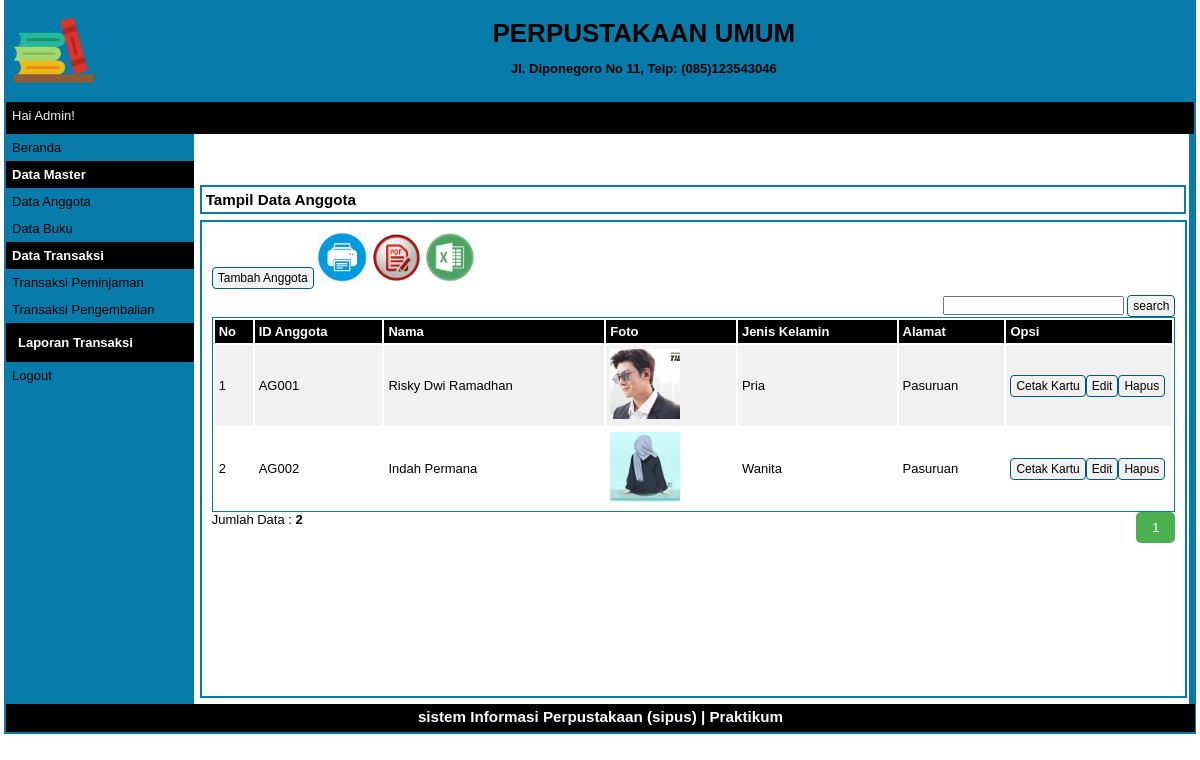
Screenshot of /index.php?p=anggota (signed in) with the database file from the repository.
### tables this page shows
CREATE TABLE `tbanggota` (
  `idanggota` varchar(5) NOT NULL,
  `nama` varchar(30) NOT NULL,
  `jeniskelamin` varchar(10) NOT NULL,
  `alamat` varchar(40) NOT NULL,
  `status` varchar(20) NOT NULL,
  `foto` varchar(255) NOT NULL
);

### pages/anggota.php (the view, shortened to what this page needs)
<div id="label-page"><h3>Tampil Data Anggota</h3></div>
<div id="content">
    <p id="tombol-tambah-container">
        <a href="index.php?p=anggota-input" class="tombol">Tambah Anggota</a>
        <a target="_blank" href="pages/cetak.php"><img src="print.png" height="50px" height="50px"></a>
        <a target="_blank" href="ekspor_pdf.php"><img src="pdf.png" height="50px" height="50px"></a>
        <a target="_blank" href="ekspor_excel.php"><img src="excel.png" height="50px" height="50px"></a>
        <div class="form-inline">
            <div align="right">
                <form method=post>
                    <input type="text" name="pencarian">
                    <input type="submit" name="search" value="search" class="tombol">
                </form>
            </div>
        </div>
    </p>
    <table id="tabel-tampil">
        <thead>
            <tr>
                <th id="label-tampil-no">No</td>
                <th>ID Anggota</th>
                <th>Nama</th>
                <th>Foto</th>
                <th>Jenis Kelamin</th>
                <th>Alamat</th>
                <th id="label-opsi">Opsi</th>
            </tr>
        </thead>
        <tbody>
            <?php
                $batas = 5;
                extract($_GET);
                if(empty($hal)) {
                    $posisi = 0;
                    $hal = 1;
                    $nomor = 1;
                }else {
                    $posisi = ($hal - 1) * $batas;
                    $nomor = $posisi+1;
                }
                if($_SERVER['REQUEST_METHOD'] == "POST") {
                    $pencarian = trim(mysqli_real_escape_string($db, $_POST['pencarian']));
                    if($pencarian != "") {
                        $sql = "SELECT * FROM tbanggota WHERE nama LIKE '%$pencarian%'
                                OR idanggota LIKE '%$pencarian%'
                                OR jeniskelamin LIKE '%$pencarian%'
                                OR alamat LIKE '%$pencarian%'";
                        $query = $sql;
                        $queryJml = $sql;
                    } else {
                        $query = "SELECT * FROM tbanggota LIMIT $posisi, $batas";
                        $queryJml = "SELECT * FROM tbanggota";
                        $no = $posisi * 1;
                    }
                }
                else {
                    $query = "SELECT * FROM tbanggota LIMIT $posisi, $batas";
                    $queryJml = "SELECT * FROM tbanggota";
                }
                $q_tampil_anggota = mysqli_query($db, $query);
                if(mysqli_num_rows($q_tampil_anggota) > 0) {
                    while($r_tampil_anggota=mysqli_fetch_array($q_tampil_anggota)) {
                        if(empty($r_tampil_anggota['foto']) or ($r_tampil_anggota['foto'] == '-')) {
                            $foto = "admin-no-photo.jpg";
                        } else {
                            $foto = $r_tampil_anggota['foto'];
                        }
            ?>
            <tr>
                <td><?php echo $nomor; ?></td>
                <td><?php echo $r_tampil_anggota['idanggota']; ?></td>
                <td><?php echo $r_tampil_anggota['nama']; ?></td>
                <td><img src="images/<?php echo $foto; ?>" width=70px height=70px></td>
                <td><?php echo $r_tampil_anggota['jeniskelamin']; ?></td>
                <td><?php echo $r_tampil_anggota['alamat']; ?></td>
                <td>
                    <div class="tombol-opsi-container"><a target="_blank" href="pages/cetak_kartu.php?id=<?php echo $r_tampil_anggota['idanggota'];?>" class="tombol">Cetak Kartu</a></div>
                    <div class="tombol-opsi-container"><a href="index.php?p=anggota-edit&id=<?php echo $r_tampil_anggota['idanggota'];?>" class="tombol">Edit</a></div>
                    <div class="tombol-opsi-container"><a href="proses/anggota-hapus.php?id=<?php echo $r_tampil_anggota['idanggota'];?>" onclick = "return confirm ('Apakah Anda Yakin Akan Menghapus Data Ini?')" class="tombol">Hapus</a></div>
                </td>
            </tr>
            <?php
                        $nomor++;
                    }
                }
                else {
                    echo "<tr><td colspan=6>Data Tidak Ditemukan</td></tr>";
                }
            ?>
        </tbody>
    </table>
    <?php
    if(isset($_POST['pencarian'])) {
        if($_POST['pencarian']!='') {
            echo "<div style=\"float:left;\">";
            $jml = mysqli_num_rows(mysqli_query($db, $queryJml));
            echo "Data Hasil Pencarian: <b>$jml</b>";
            echo "</div>";
        }
    } else {
    ?>
        <div style="float: left;">
        <?php
            $jml = mysqli_num_rows(mysqli_query($db, $queryJml));
            echo "Jumlah Data : <b>$jml</b>";
        ?>
        </div>
        <div class="pagination" style="float: right;">
            <?php
                $jml_hal = ceil($jml / $batas);
                for($i = 1; $i <= $jml_hal; $i++) {
                    if($i != $hal) {
                        echo "<a href=\"?p=anggota&hal=$i\">$i</a>";
                    } else {
                        echo "<a class=\"active\">$i</a>";
                    }
                }
            ?>
        </div>
    <?php
    }
    ?>
</div>

### index.php (shortened to what this page needs)
<?php
if(isset($_SESSION['sesi']) && !empty($_SESSION['sesi'])) {
?>
<!doctype html>
<html>
    <head>
        <link rel="stylesheet" type="text/css" href="style.css">
    </head>
    <body>
        <div id="container">
            <div id="header">
                <div id="logo-perpustakaan-container">
                    <image id="logo-perpustakaan" src="images/logo-perpustakaan3.png" border=0 style="border:0; text-decoration:none; outline:none">
                </div>
                <div id="nama-alamat-perpustakaan-container">
                    <div class="nama-alamat-perpustakaan">
                        <h1> PERPUSTAKAAN UMUM </h1>
                    </div>
                    <div class="nama-alamat-perpustakaan">
                        <h4>Jl. Diponegoro No 11, Telp: (085)123543046</h4>
                    </div>
                </div>
            </div>
            <div id="header2">
                <div id="nama-user">Hai <?php echo$_SESSION['sesi']; ?>!</div>
            </div>
            <div id="sidebar">
                <a href="index.php?p=beranda">Beranda</a>
                <p class="label-navigasi">Data Master</p>
                <ul>
                    <li><a href="index.php?p=anggota">Data Anggota</a></li>
                    <li><a href="index.php?p=buku">Data Buku</a></li>
                </ul>
                <p class="label-navigasi">Data Transaksi</p>
                <ul>
                    <li><a href="index.php?p=transaksi-peminjaman">Transaksi Peminjaman</a></li>
                    <li><a href="index.php?p=transaksi-pengembalian">Transaksi Pengembalian</a></li>
                </ul>
                <p class="label-navigasi" style="color: white;"><a href="pages/cetak_laporan.php" style="color: white;">Laporan Transaksi</a></p>
                <a href="logout.php">Logout</a>
            </div>
            <div id="content-container">
                <div class="container">
                    <div class="row"><br/><br/><br/>
            </div>
        </div>
        <?php
            $pages_dir = 'pages';
            if(!empty($_GET['p'])) {
                $pages = scandir($pages_dir,0);
                unset($pages[0],$pages[1]);
                $p = $_GET['p'];
                if(in_array($p.'.php',$pages)) {
                    include($pages_dir.'/'.$p.'.php');
                }else {
                    echo'Halaman Tidak Ditemukan';
                }
            }else {
                include($pages_dir.'/beranda.php');
            }
        ?>
        </div>
        <div id="footer"><h3>sistem Informasi Perpustakaan (sipus) | Praktikum </h3></div>
        </div>
    </body>
</html>
<?php
} else {
    echo "<script>alert('Anda Harus Login Dahulu!');</script>";
    header('location:login.php');
}
?>

### style.css (style rules this page uses)
* { margin:0px; padding:0px }
body { font-family:sans-serif; font-size:13px; color:rgb(0, 0, 0); }
.pagination { display: inline-block; }
.pagination a { color: black; float: left; padding: 8px 16px; text-decoration: none; }
.pagination a.active { background-color: #4CAF50; color: white; border-radius: 5px; }
#container { width:99%; margin:0px auto; border:2px solid #077caa; background-color:#077caa; }
#header { width:100%; height:100px; background-color:#077caa; }
#logo-perpustakaan-container { float:left; width:6%; height:80%; padding:8px; }
#logo-perpustakaan { width:80px; height:80px; border:2px solid #FFFFFF; }
#nama-alamat-perpustakaan-container { float:left; width:90%; padding:10px; }
.nama-alamat-perpustakaan { float:left; width:100%; padding:6px; text-align:center; }
#header2 { width:100%; height:32px; background-color:#000000; color:#FFFFFF; }
#nama-user { float:left; color:#EEEEEE; padding:6px; }
#sidebar { float:left; width:15.8%; }
#sidebar ul { list-style:none; }
#sidebar a:link, #sidebar a:visited { color:black; text-decoration:none; display:block; padding:6px; }
.label-navigasi { background-color:#000000; padding:6px; color:white; font-weight:bold; }
#content-container { float:left; width:83.8%; background-color:#FFFFFF; }
#footer { width:99.4%; height:20px; clear:both; text-align:center; padding:4px; background-color:#000000; color:#FFFFFF; }
#label-page { margin-top:6px; margin-bottom:6px; margin-left:6px; border:2px solid #077caa; padding:4px; width:97.9%; }
#content { float:left; width:96.8%; min-height:454px; background-color:#FFFFFF; margin-left:6px; border:2px solid #077caa; padding:10px; margin-bottom:6px; }
.tombol { border-radius:4px; font-size:12px; text-decoration:none; background-color:#F1F1F1; padding-top:3px; padding-bottom:3px; padding-left:5px; padding-right:5px; border:1px solid #01597E; color:black; }
#tombol-tambah-container { margin-bottom:10px; }
#tabel-tampil { border:1px solid #077caa; width:100%; }
#tabel-tampil tr:nth-child(odd) { background-color:#F1F1F1; }
#tabel-tampil tr th { background-color:#000000; color:#FFFFFF; padding:4px; text-align:left; }
#tabel-tampil td { padding:4px; }
#label-tampil-no { width:30px; }
#label-opsi { width:158px; font-weight:bold; }
.tombol-opsi-container { float:left; }

### rows the page displays
tbanggota: idanggota "AG001", nama "Risky Dwi Ramadhan", foto (picture), jeniskelamin "Pria", alamat "Pasuruan"
tbanggota: idanggota "AG002", nama "Indah Permana", foto (picture), jeniskelamin "Wanita", alamat "Pasuruan"

### other values shown
$_SESSION['sesi'] "Admin"
$jml "2"
